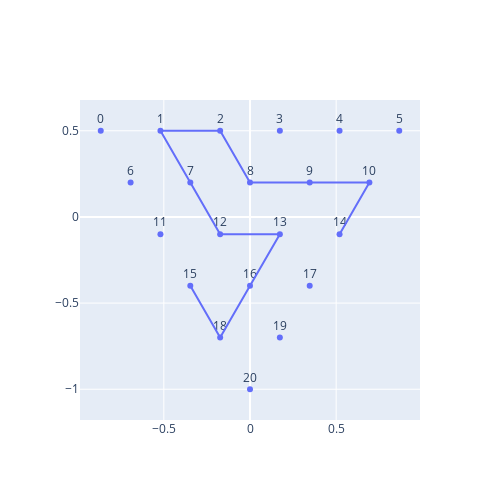
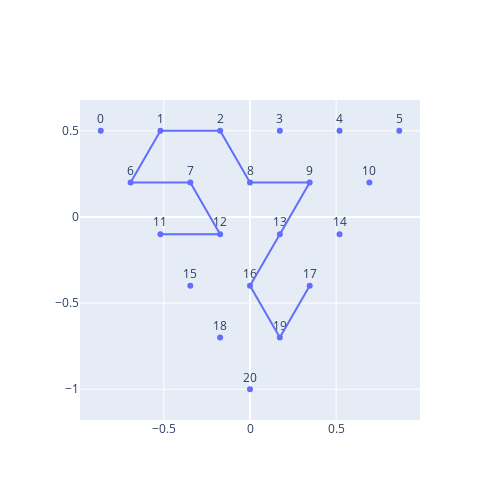
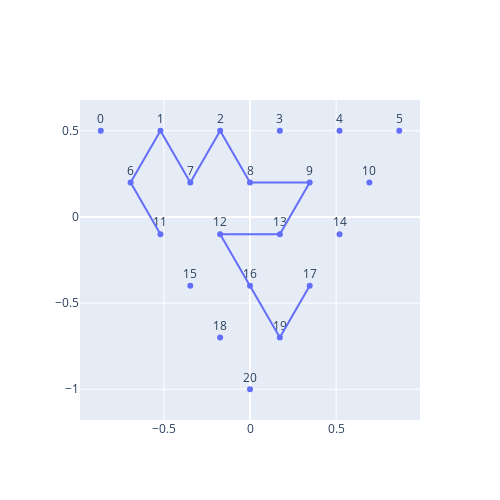
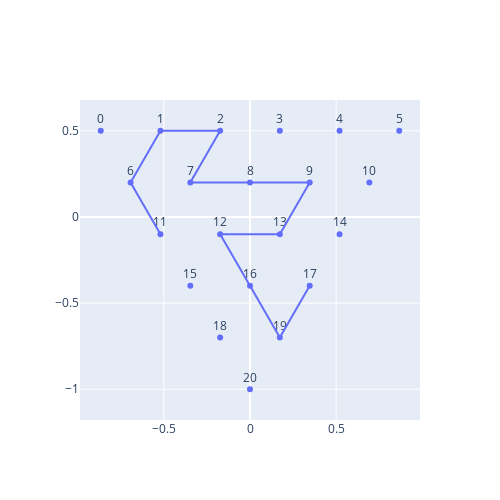

Notebook source saved alongside these figures, in order:
### Code cell
# Generate Edges for triangle

import itertools

# 5 sided triangle
CHOSEN_EDGES = [[11, 15], [15, 18], [16, 18], [13, 16], [12, 13], [1, 7], [7, 12], [1, 2], [2, 8], [8, 9], [9, 10], [10, 14], [14, 17]]

# 9 sided triangle
# CHOSEN_EDGES = [[40, 34], [34, 28], [28, 35], [35, 29], [29, 21], [21, 20], [20, 19], [19, 10], [10, 11], [11, 12], [12, 3], [3, 4], [4, 13], [13, 22], [22, 14], [14, 15], [15, 16], [16, 7], [7, 8], [8, 17], [17, 25], [25, 33], [33, 32], [32, 38], [38, 31], [31, 24], [24, 23], [23, 30], [30, 37], [37, 42], [42, 36], [36, 41], [41, 45], [45, 46], [46, 50], [50, 53], [53, 51], [51, 47], [47, 43], [43, 44], [44, 39]]

def get_neighbors(coords, side_length):
    edges = set()
    def distance(a, b):
        return ((a[0] - b[0])**2 + (a[1] - b[1])**2)**0.5
    neighbor_distance = distance(coords[0], coords[-1])/side_length
    for i, coord_1 in enumerate(coords):
        for j, coord_2 in enumerate(coords):
            if distance(coord_1, coord_2) < neighbor_distance*1.1 and i != j:
                edges.add(frozenset([i, j]))
    return [list(edge) for edge in edges]

def find_gosper_paths(coords, corner_points, edge_points, side_length):

    corner_points = sorted(corner_points)
    neighbors = get_neighbors(coords, side_length)
    graph = Graph(neighbors, len(coords))

    edge_point_count = side_length - 1

    top_edge = edge_points[corner_points[0], corner_points[1]]
    left_edge = edge_points[corner_points[2], corner_points[0]]
    right_edge = edge_points[corner_points[2], corner_points[1]][::-1] # reverse to align w/ left edge
    
    # Create permutations of patterns of edge points to exclude
    exclude_patterns = list(itertools.product([False, True], repeat = edge_point_count//2))

    # Calculate combinations of points that need to be excluded
    exclude_point_groups = []
    for top_exclude_pattern in exclude_patterns:
        for side_exclude_pattern in exclude_patterns:
            exclude_point_group = []
            for i, exclude in enumerate(top_exclude_pattern):
                point_to_exclude = i if exclude else edge_point_count - 1 - i
                exclude_point_group.append(top_edge[point_to_exclude])
            for i, exclude in enumerate(side_exclude_pattern):
                point_to_exclude = i if exclude else edge_point_count - 1 - i
                exclude_point_group.append(left_edge[point_to_exclude])
                exclude_point_group.append(right_edge[point_to_exclude])
            exclude_point_groups.append(exclude_point_group)

    # Calculate edges that triangles will share
    begin_shared_edge = left_edge[edge_point_count//2-1: edge_point_count//2+1]
    end_shared_edge = right_edge[edge_point_count//2-1: edge_point_count//2+1]
    all_paths = []
    max_paths = 10
    for exclude_point_group in exclude_point_groups:
        begin_point = begin_shared_edge[0] if begin_shared_edge[1] in exclude_point_group else begin_shared_edge[1]
        end_point = end_shared_edge[0] if end_shared_edge[1] in exclude_point_group else end_shared_edge[1]
        paths = find_all_hamiltonian_paths(graph, begin_point, end_point, coords, corner_points + exclude_point_group, max_paths)
        full_paths = [[path] + [begin_shared_edge, end_shared_edge] for path in paths]
        all_paths += full_paths
        if len(all_paths) >= max_paths:
            break
    return all_paths

paths = find_gosper_paths(triangle_coords, triangle_corner_points, triangle_edge_points, TRIANGLE_LENGTH)

### Figure 1 — Plotly figure (JSON) as saved in the notebook; plotly's stock layout.template omitted (floating-point values rounded to 4 significant figures)
{"data": [{"hovertemplate": "x=%{x}<br>y=%{y}<br>text=%{text}<extra></extra>", "legendgroup": "", "marker": {"color": "#636efa", "symbol": "circle"}, "mode": "markers+text", "name": "", "orientation": "v", "showlegend": false, "text": [0, 1, 2, 3, 4, 5, 6, 7, 8, 9, 10, 11, 12, 13, 14, 15, 16, 17, 18, 19, 20], "textposition": "top center", "type": "scatter", "x": [-0.866, -0.5196, -0.1732, 0.1732, 0.5196, 0.866, -0.6928, -0.3464, 0, 0.3464, 0.6928, -0.5196, -0.1732, 0.1732, 0.5196, -0.3464, 0, 0.3464, -0.1732, 0.1732, 0], "xaxis": "x", "y": [0.5, 0.5, 0.5, 0.5, 0.5, 0.5, 0.2, 0.2, 0.2, 0.2, 0.2, -0.1, -0.1, -0.1, -0.1, -0.4, -0.4, -0.4, -0.7, -0.7, -1], "yaxis": "y"}, {"hovertemplate": "x=%{x}<br>y=%{y}<extra></extra>", "legendgroup": "", "line": {"color": "#636efa", "dash": "solid"}, "marker": {"symbol": "circle"}, "mode": "lines", "name": "", "orientation": "v", "showlegend": false, "textposition": "top center", "type": "scatter", "x": [-0.3464, -0.1732, 0, 0.1732, -0.1732, -0.3464, -0.5196, -0.1732, 0, 0.3464, 0.6928, 0.5196], "xaxis": "x", "y": [-0.4, -0.7, -0.4, -0.1, -0.1, 0.2, 0.5, 0.5, 0.2, 0.2, 0.2, -0.1], "yaxis": "y"}], "layout": {"height": 500, "width": 500, "yaxis": {"scaleanchor": "x", "scaleratio": 1}}}

### Figure 2 — Plotly figure (JSON) as saved in the notebook; plotly's stock layout.template omitted (floating-point values rounded to 4 significant figures)
{"data": [{"hovertemplate": "x=%{x}<br>y=%{y}<br>text=%{text}<extra></extra>", "legendgroup": "", "marker": {"color": "#636efa", "symbol": "circle"}, "mode": "markers+text", "name": "", "orientation": "v", "showlegend": false, "text": [0, 1, 2, 3, 4, 5, 6, 7, 8, 9, 10, 11, 12, 13, 14, 15, 16, 17, 18, 19, 20], "textposition": "top center", "type": "scatter", "x": [-0.866, -0.5196, -0.1732, 0.1732, 0.5196, 0.866, -0.6928, -0.3464, 0, 0.3464, 0.6928, -0.5196, -0.1732, 0.1732, 0.5196, -0.3464, 0, 0.3464, -0.1732, 0.1732, 0], "xaxis": "x", "y": [0.5, 0.5, 0.5, 0.5, 0.5, 0.5, 0.2, 0.2, 0.2, 0.2, 0.2, -0.1, -0.1, -0.1, -0.1, -0.4, -0.4, -0.4, -0.7, -0.7, -1], "yaxis": "y"}, {"hovertemplate": "x=%{x}<br>y=%{y}<extra></extra>", "legendgroup": "", "line": {"color": "#636efa", "dash": "solid"}, "marker": {"symbol": "circle"}, "mode": "lines", "name": "", "orientation": "v", "showlegend": false, "textposition": "top center", "type": "scatter", "x": [-0.5196, -0.1732, -0.3464, -0.6928, -0.5196, -0.1732, 0, 0.3464, 0.1732, 0, 0.1732, 0.3464], "xaxis": "x", "y": [-0.1, -0.1, 0.2, 0.2, 0.5, 0.5, 0.2, 0.2, -0.1, -0.4, -0.7, -0.4], "yaxis": "y"}], "layout": {"height": 500, "width": 500, "yaxis": {"scaleanchor": "x", "scaleratio": 1}}}

### Figure 3 — Plotly figure (JSON) as saved in the notebook; plotly's stock layout.template omitted (floating-point values rounded to 4 significant figures)
{"data": [{"hovertemplate": "x=%{x}<br>y=%{y}<br>text=%{text}<extra></extra>", "legendgroup": "", "marker": {"color": "#636efa", "symbol": "circle"}, "mode": "markers+text", "name": "", "orientation": "v", "showlegend": false, "text": [0, 1, 2, 3, 4, 5, 6, 7, 8, 9, 10, 11, 12, 13, 14, 15, 16, 17, 18, 19, 20], "textposition": "top center", "type": "scatter", "x": [-0.866, -0.5196, -0.1732, 0.1732, 0.5196, 0.866, -0.6928, -0.3464, 0, 0.3464, 0.6928, -0.5196, -0.1732, 0.1732, 0.5196, -0.3464, 0, 0.3464, -0.1732, 0.1732, 0], "xaxis": "x", "y": [0.5, 0.5, 0.5, 0.5, 0.5, 0.5, 0.2, 0.2, 0.2, 0.2, 0.2, -0.1, -0.1, -0.1, -0.1, -0.4, -0.4, -0.4, -0.7, -0.7, -1], "yaxis": "y"}, {"hovertemplate": "x=%{x}<br>y=%{y}<extra></extra>", "legendgroup": "", "line": {"color": "#636efa", "dash": "solid"}, "marker": {"symbol": "circle"}, "mode": "lines", "name": "", "orientation": "v", "showlegend": false, "textposition": "top center", "type": "scatter", "x": [-0.5196, -0.6928, -0.5196, -0.3464, -0.1732, 0, 0.3464, 0.1732, -0.1732, 0, 0.1732, 0.3464], "xaxis": "x", "y": [-0.1, 0.2, 0.5, 0.2, 0.5, 0.2, 0.2, -0.1, -0.1, -0.4, -0.7, -0.4], "yaxis": "y"}], "layout": {"height": 500, "width": 500, "yaxis": {"scaleanchor": "x", "scaleratio": 1}}}

### Figure 4 — Plotly figure (JSON) as saved in the notebook; plotly's stock layout.template omitted (floating-point values rounded to 4 significant figures)
{"data": [{"hovertemplate": "x=%{x}<br>y=%{y}<br>text=%{text}<extra></extra>", "legendgroup": "", "marker": {"color": "#636efa", "symbol": "circle"}, "mode": "markers+text", "name": "", "orientation": "v", "showlegend": false, "text": [0, 1, 2, 3, 4, 5, 6, 7, 8, 9, 10, 11, 12, 13, 14, 15, 16, 17, 18, 19, 20], "textposition": "top center", "type": "scatter", "x": [-0.866, -0.5196, -0.1732, 0.1732, 0.5196, 0.866, -0.6928, -0.3464, 0, 0.3464, 0.6928, -0.5196, -0.1732, 0.1732, 0.5196, -0.3464, 0, 0.3464, -0.1732, 0.1732, 0], "xaxis": "x", "y": [0.5, 0.5, 0.5, 0.5, 0.5, 0.5, 0.2, 0.2, 0.2, 0.2, 0.2, -0.1, -0.1, -0.1, -0.1, -0.4, -0.4, -0.4, -0.7, -0.7, -1], "yaxis": "y"}, {"hovertemplate": "x=%{x}<br>y=%{y}<extra></extra>", "legendgroup": "", "line": {"color": "#636efa", "dash": "solid"}, "marker": {"symbol": "circle"}, "mode": "lines", "name": "", "orientation": "v", "showlegend": false, "textposition": "top center", "type": "scatter", "x": [-0.5196, -0.6928, -0.5196, -0.1732, -0.3464, 0, 0.3464, 0.1732, -0.1732, 0, 0.1732, 0.3464], "xaxis": "x", "y": [-0.1, 0.2, 0.5, 0.5, 0.2, 0.2, 0.2, -0.1, -0.1, -0.4, -0.7, -0.4], "yaxis": "y"}], "layout": {"height": 500, "width": 500, "yaxis": {"scaleanchor": "x", "scaleratio": 1}}}
